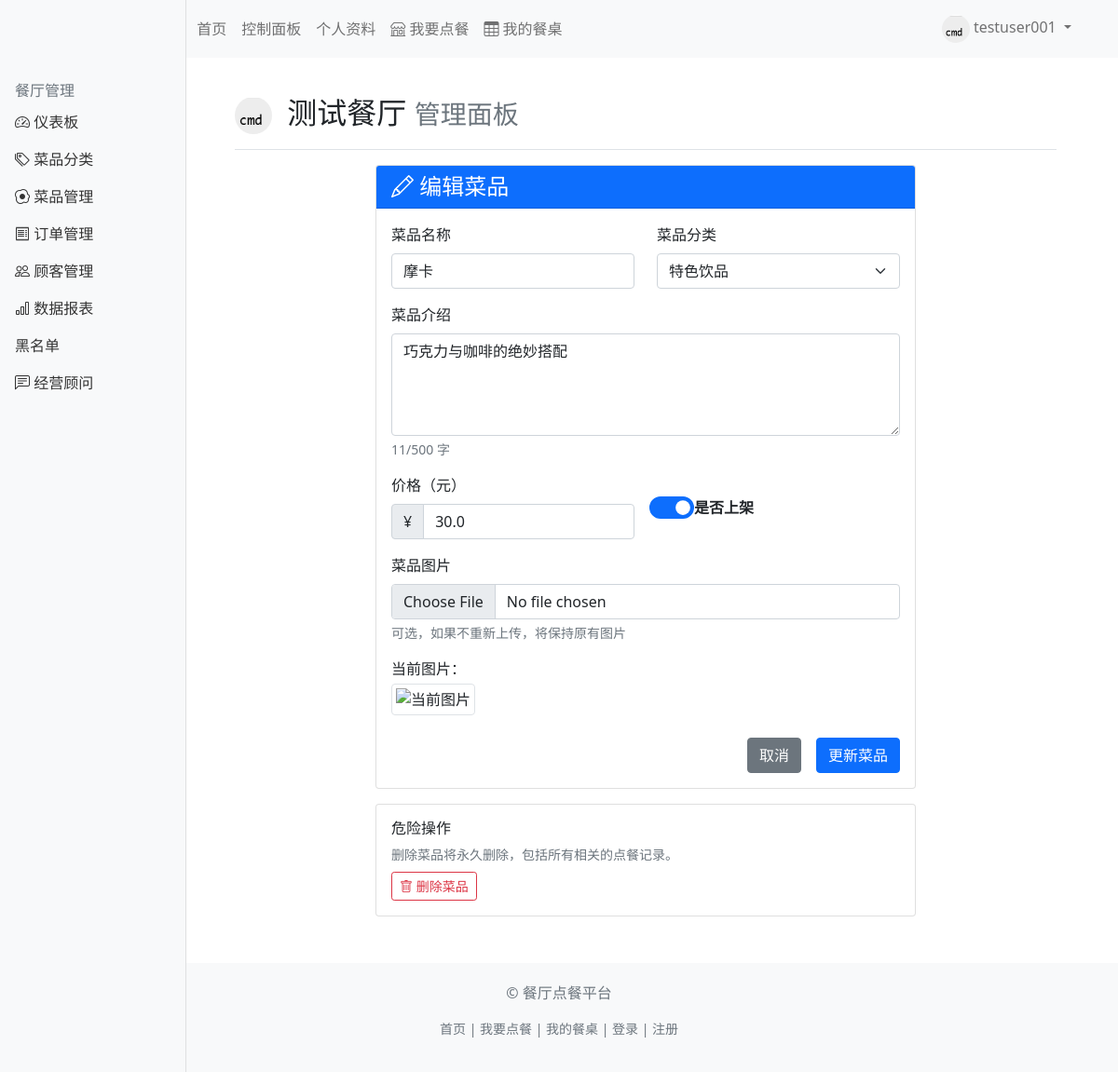
The app's page /restaurant/1/dishes/2/edit (signed in), older data.
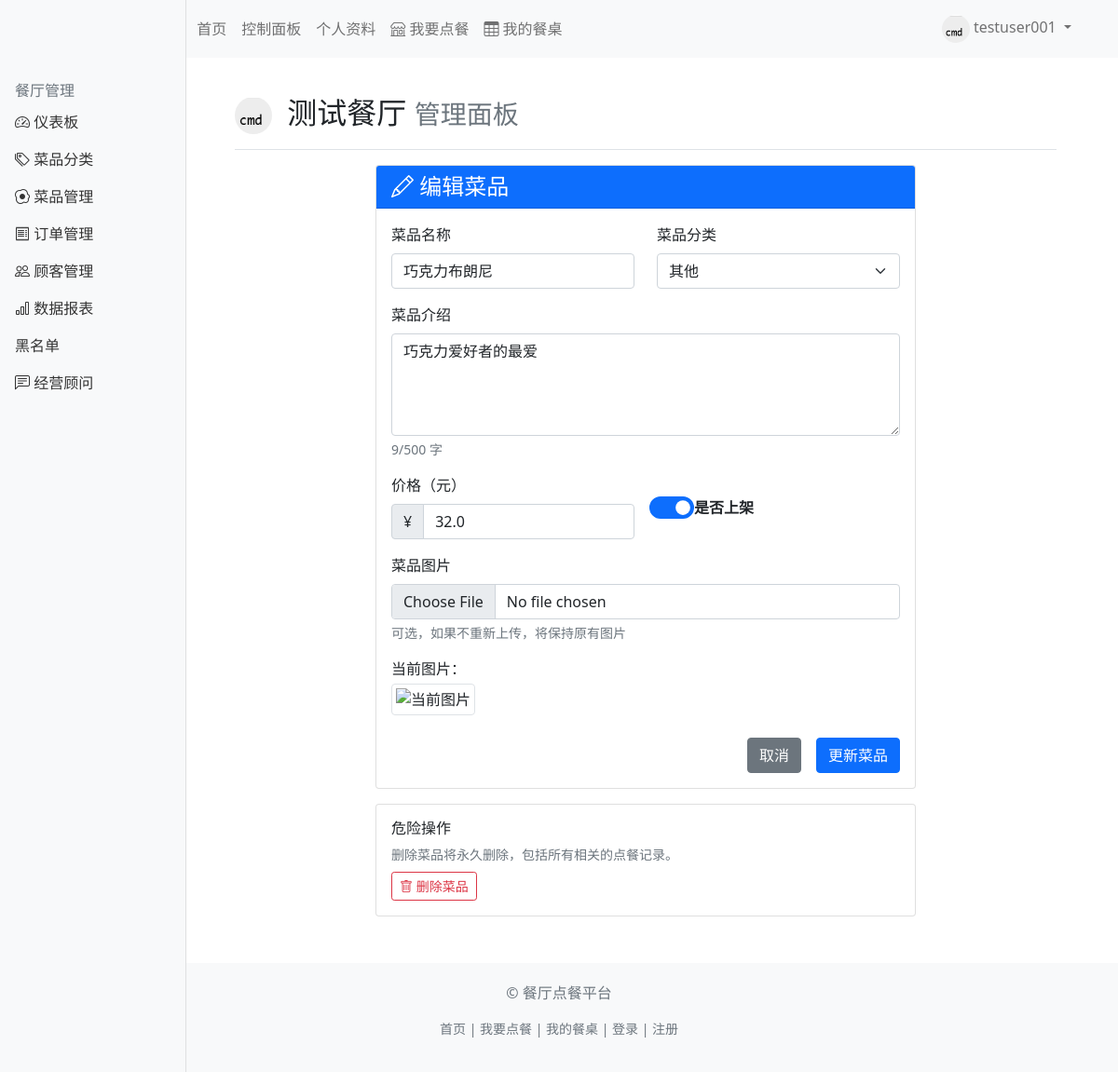
The same page, newer data.
### app/models.py (models this page shows, shortened)
class Dish(db.Model):
    id = db.Column(db.Integer, primary_key=True)
    name = db.Column(db.String(100), nullable=False)
    description = db.Column(db.Text, nullable=False)
    price = db.Column(db.Float, nullable=False)
    image_path = db.Column(db.String(200), default='default_dish.png')
    category_id = db.Column(db.Integer, db.ForeignKey('category.id'), nullable=False)
    restaurant_id = db.Column(db.Integer, db.ForeignKey('restaurant.id'), nullable=False)
    created_at = db.Column(db.DateTime, default=datetime.utcnow)
    order_count = db.Column(db.Integer, default=0)  # 被点次数
    is_active = db.Column(db.Boolean, default=True)  # 是否上架
    order_items = db.relationship('OrderItem', backref='dish', lazy='dynamic', cascade='all, delete-orphan')

### app/routes/restaurant.py (the view, shortened to what this page needs)
@restaurant_bp.route('/<int:restaurant_id>/dishes/<int:dish_id>/edit', methods=['GET', 'POST'])
@login_required
@restaurant_owner_required
def edit_dish(restaurant_id, dish_id):
    restaurant = Restaurant.query.get_or_404(restaurant_id)
    dish = Dish.query.get_or_404(dish_id)
    if dish.restaurant_id != restaurant_id:
        abort(404)
    form = DishEditForm(restaurant_id=restaurant_id, obj=dish)
    return render_template('restaurant/edit_dish.html',
                         title='编辑菜品',
                         restaurant=restaurant,
                         dish=dish,
                         form=form)

### app/forms.py
class DishEditForm(FlaskForm):
    name = StringField('菜品名称', validators=[
        DataRequired(message='菜品名称不能为空'),
        Length(min=2, max=100, message='菜品名称长度应为2-100个字符')
    ])
    description = TextAreaField('菜品介绍', validators=[
        DataRequired(message='菜品介绍不能为空'),
        Length(max=500, message='菜品介绍不能超过500字')
    ])
    price = FloatField('价格（元）', validators=[
        DataRequired(message='价格不能为空'),
        NumberRange(min=0.01, max=9999.99, message='价格必须在0.01-9999.99之间')
    ])
    category_id = SelectField('菜品分类', coerce=int, validators=[
        DataRequired(message='请选择菜品分类')
    ])
    image = FileField('菜品图片', validators=[
        FileAllowed(['jpg', 'jpeg', 'png', 'gif'], '只支持jpg, jpeg, png, gif格式'),
        Optional()  # 编辑时图片是可选的
    ])
    is_active = BooleanField('是否上架')
    submit = SubmitField('更新菜品')
    def __init__(self, restaurant_id=None, *args, **kwargs):
        super(DishEditForm, self).__init__(*args, **kwargs)
        if restaurant_id:
            categories = Category.query.filter_by(restaurant_id=restaurant_id).all()
            self.category_id.choices = [(c.id, c.name) for c in categories]

### app/templates/restaurant/edit_dish.html (shortened to what this page needs)
{% extends "restaurant/base.html" %}
{% block restaurant_content %}
<div class="row justify-content-center">
    <div class="col-md-8">
        <div class="card">
            <div class="card-header bg-primary text-white">
                <h4 class="mb-0"><i class="bi bi-pencil"></i> 编辑菜品</h4>
            </div>
            <div class="card-body">
                <form method="POST" action="" enctype="multipart/form-data" novalidate>
                    <div class="row">
                        <div class="col-md-6 mb-3">
                            {{ form.name.label(class="form-label") }}
                            {{ form.name(class="form-control" + (" is-invalid" if form.name.errors else "")) }}
                        </div>
                        <div class="col-md-6 mb-3">
                            {{ form.category_id.label(class="form-label") }}
                            {{ form.category_id(class="form-select" + (" is-invalid" if form.category_id.errors else "")) }}
                        </div>
                    </div>
                    <div class="mb-3">
                        {{ form.description.label(class="form-label") }}
                        {{ form.description(class="form-control" + (" is-invalid" if form.description.errors else ""), rows=4) }}
                        <div class="form-text">
                            <span id="char-count">{{ form.description.data|length if form.description.data else 0 }}</span>/500 字
                        </div>
                    </div>
                    <div class="row">
                        <div class="col-md-6 mb-3">
                            {{ form.price.label(class="form-label") }}
                            <div class="input-group">
                                <span class="input-group-text">¥</span>
                                {{ form.price(class="form-control" + (" is-invalid" if form.price.errors else "")) }}
                            </div>
                        </div>
                        <div class="col-md-6 mb-3">
                            <div class="form-check form-switch mt-4">
                                {{ form.is_active(class="form-check-input", style="transform: scale(1.5)") }}
                                {{ form.is_active.label(class="form-check-label fw-bold") }}
                            </div>
                        </div>
                    </div>
                    <div class="mb-4">
                        {{ form.image.label(class="form-label") }}
                        {{ form.image(class="form-control" + (" is-invalid" if form.image.errors else "")) }}
                        <div class="form-text">可选，如果不重新上传，将保持原有图片</div>
                        <div class="mt-3">
                            <p class="mb-1">当前图片：</p>
                            <img src="{{ url_for('restaurant.uploaded_file', folder='dishes', filename=dish.image_path) }}"
                                 alt="当前图片" class="img-thumbnail" style="max-height: 150px;">
                        </div>
                    </div>
                    <div class="d-grid gap-2 d-md-flex justify-content-md-end mt-4">
                        <a href="{{ url_for('restaurant.dish_detail', restaurant_id=restaurant.id, dish_id=dish.id) }}"
                           class="btn btn-secondary me-md-2">取消</a>
                        {{ form.submit(class="btn btn-primary") }}
                    </div>
                </form>
            </div>
        </div>
        <div class="card mt-3">
            <div class="card-body">
                <h6>危险操作</h6>
                <p class="text-muted small mb-2">删除菜品将永久删除，包括所有相关的点餐记录。</p>
                <button type="button" class="btn btn-outline-danger btn-sm" data-bs-toggle="modal" data-bs-target="#deleteModal">
                    <i class="bi bi-trash"></i> 删除菜品
                </button>
            </div>
        </div>
    </div>
</div>
{% endblock %}

Row changes from the older to the newer data that the page shows:
changed Dish: name "摩卡" → "巧克力布朗尼"; category_id "特色饮品" → "其他"; description "巧克力与咖啡的绝妙搭配" → "巧克力爱好者的最爱"; price "30.0" → "32.0"
Text that changed along with them:
text no longer shown: "11"
text now shown: "9"
